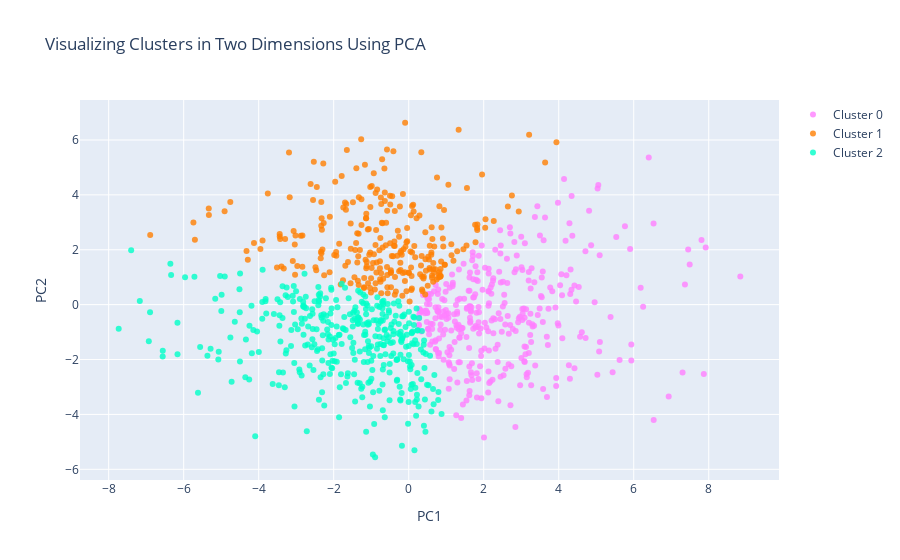

Here is the notebook cell this chart was saved with:
### Code cell
# 2-D plot

trace1 = go.Scatter(     #trace1 is for 'Cluster 0'
                    x = cluster0["PC1_2d"],
                    y = cluster0["PC2_2d"],
                    mode = "markers",
                    name = "Cluster 0",
                    marker = dict(color = 'rgba(255, 128, 255, 0.8)'),
                    text = None)

trace2 = go.Scatter(     #trace2 is for 'Cluster 1'
                    x = cluster1["PC1_2d"],
                    y = cluster1["PC2_2d"],
                    mode = "markers",
                    name = "Cluster 1",
                    marker = dict(color = 'rgba(255, 128, 2, 0.8)'),
                    text = None)

trace3 = go.Scatter(     #trace3 is for 'Cluster 2'
                    x = cluster2["PC1_2d"],
                    y = cluster2["PC2_2d"],
                    mode = "markers",
                    name = "Cluster 2",
                    marker = dict(color = 'rgba(0, 255, 200, 0.8)'),
                    text = None)

data = [trace1, trace2, trace3]

title = "Visualizing Clusters in Two Dimensions Using PCA"

layout = dict(title = title,
              xaxis= dict(title= 'PC1',ticklen= 5,zeroline= False),
              yaxis= dict(title= 'PC2',ticklen= 5,zeroline= False)
             )

fig = dict(data = data, layout = layout)

iplot(fig)

### Figure 1 — Plotly figure (JSON) as saved in the notebook; plotly's stock layout.template omitted (floating-point values rounded to 4 significant figures; data arrays with more than 128 entries replaced by an {"elided": "..."} marker saying what was removed)
{"data": [{"marker": {"color": "rgba(255, 128, 255, 0.8)"}, "mode": "markers", "name": "Cluster 0", "type": "scatter", "x": {"elided": "350 float values"}, "y": {"elided": "350 float values"}}, {"marker": {"color": "rgba(255, 128, 2, 0.8)"}, "mode": "markers", "name": "Cluster 1", "type": "scatter", "x": {"elided": "273 float values"}, "y": {"elided": "273 float values"}}, {"marker": {"color": "rgba(0, 255, 200, 0.8)"}, "mode": "markers", "name": "Cluster 2", "type": "scatter", "x": {"elided": "377 float values"}, "y": {"elided": "377 float values"}}], "layout": {"title": {"text": "Visualizing Clusters in Two Dimensions Using PCA"}, "xaxis": {"ticklen": 5, "title": {"text": "PC1"}, "zeroline": false}, "yaxis": {"ticklen": 5, "title": {"text": "PC2"}, "zeroline": false}}}
